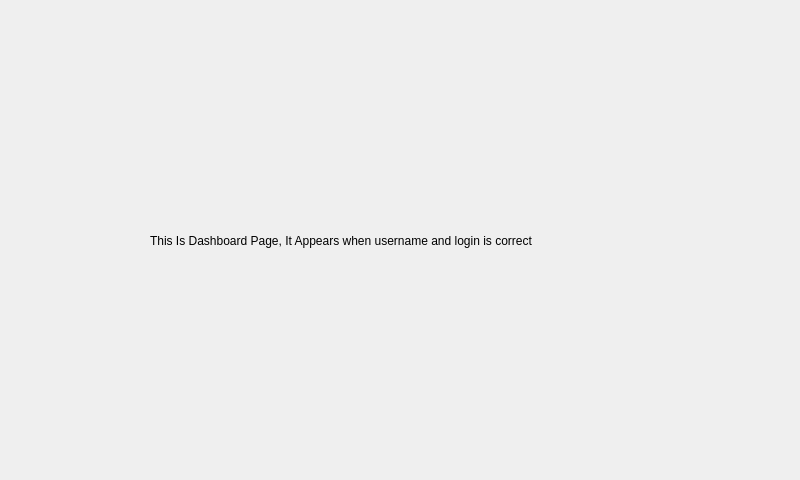
<?xml version="1.0" encoding="UTF-8"?>
<ui version="4.0">
 <class>Dashboard</class>
 <widget class="QWidget" name="Dashboard">
  <property name="geometry">
   <rect>
    <x>0</x>
    <y>0</y>
    <width>800</width>
    <height>480</height>
   </rect>
  </property>
  <property name="windowTitle">
   <string>Form</string>
  </property>
  <widget class="QStackedWidget" name="stackedWidget">
   <property name="geometry">
    <rect>
     <x>0</x>
     <y>0</y>
     <width>800</width>
     <height>480</height>
    </rect>
   </property>
   <widget class="QWidget" name="page">
    <widget class="QLabel" name="label">
     <property name="geometry">
      <rect>
       <x>150</x>
       <y>80</y>
       <width>571</width>
       <height>321</height>
      </rect>
     </property>
     <property name="text">
      <string>This Is Dashboard Page, It Appears when username and login is correct</string>
     </property>
    </widget>
   </widget>
   <widget class="QWidget" name="page_2"/>
  </widget>
 </widget>
 <resources/>
 <connections/>
</ui>
